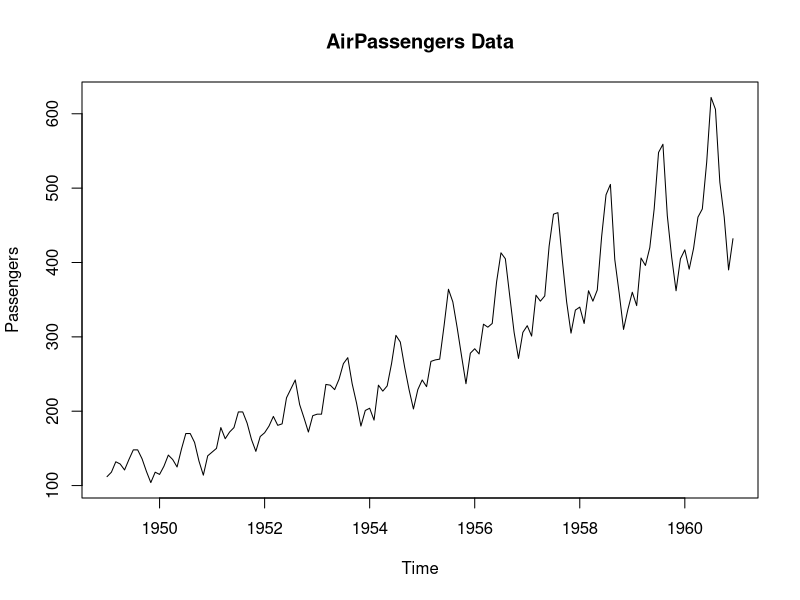
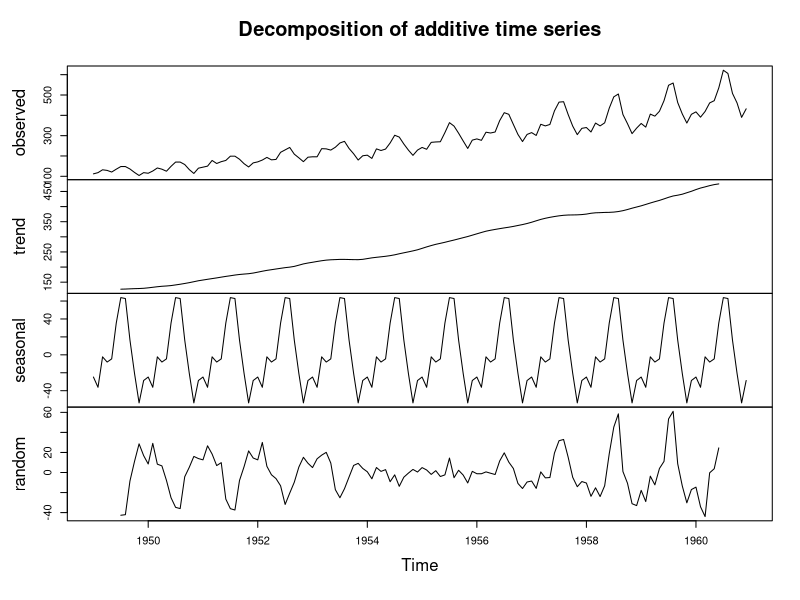
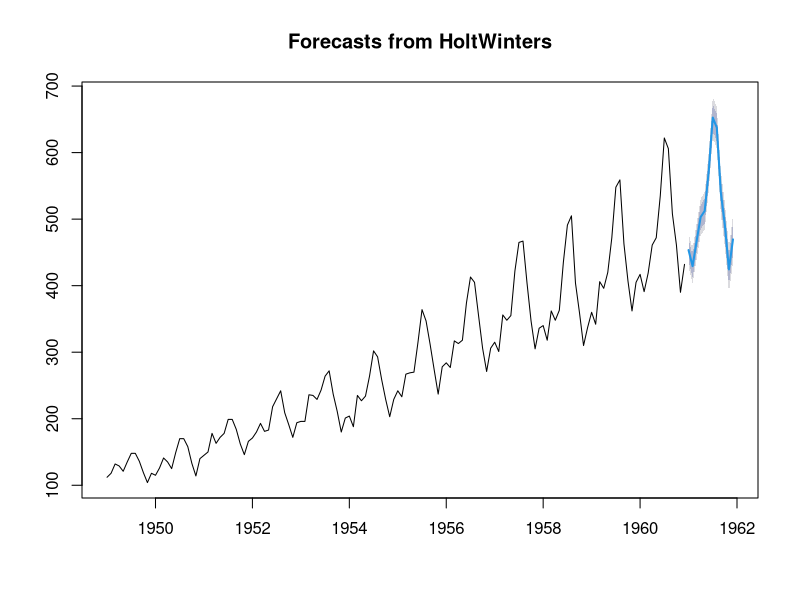

These figures' R source, in order:
# Load dataset
data("AirPassengers")
ts_data <- AirPassengers

# Plot time series
plot(ts_data, main="AirPassengers Data", ylab="Passengers", xlab="Time")

# Decompose
decomp <- decompose(ts_data)
plot(decomp)

# Forecast using HoltWinters
hw_model <- HoltWinters(ts_data)
forecast_vals <- forecast::forecast(hw_model, h=12)
plot(forecast_vals)
